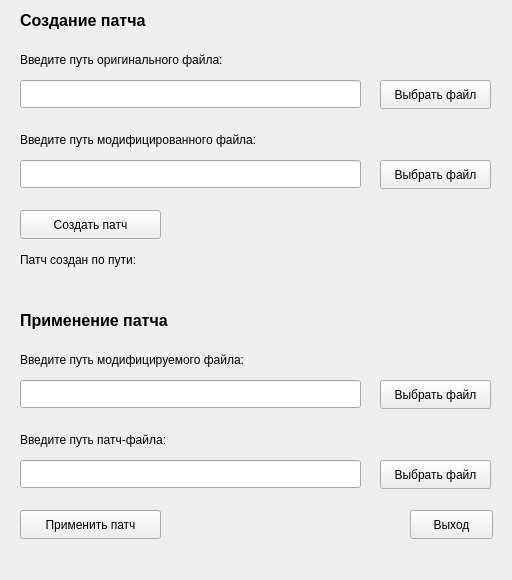
<?xml version="1.0" encoding="UTF-8"?>
<ui version="4.0">
 <class>MainWindow</class>
 <widget class="QMainWindow" name="MainWindow">
  <property name="geometry">
   <rect>
    <x>0</x>
    <y>0</y>
    <width>512</width>
    <height>580</height>
   </rect>
  </property>
  <property name="windowTitle">
   <string>File Patcher</string>
  </property>
  <property name="accessibleDescription">
   <string/>
  </property>
  <widget class="QWidget" name="centralwidget">
   <widget class="QPushButton" name="Ver1Btn">
    <property name="geometry">
     <rect>
      <x>380</x>
      <y>80</y>
      <width>111</width>
      <height>29</height>
     </rect>
    </property>
    <property name="text">
     <string>Выбрать файл</string>
    </property>
   </widget>
   <widget class="QLineEdit" name="Ver1Path">
    <property name="geometry">
     <rect>
      <x>20</x>
      <y>80</y>
      <width>341</width>
      <height>28</height>
     </rect>
    </property>
    <property name="text">
     <string/>
    </property>
    <property name="echoMode">
     <enum>QLineEdit::Normal</enum>
    </property>
   </widget>
   <widget class="QLabel" name="Ver1Label">
    <property name="geometry">
     <rect>
      <x>20</x>
      <y>50</y>
      <width>261</width>
      <height>20</height>
     </rect>
    </property>
    <property name="text">
     <string>Введите путь оригинального файла:</string>
    </property>
   </widget>
   <widget class="QLabel" name="Ver2Label">
    <property name="geometry">
     <rect>
      <x>20</x>
      <y>130</y>
      <width>301</width>
      <height>20</height>
     </rect>
    </property>
    <property name="text">
     <string>Введите путь модифицированного файла:</string>
    </property>
   </widget>
   <widget class="QLineEdit" name="Ver2Path">
    <property name="geometry">
     <rect>
      <x>20</x>
      <y>160</y>
      <width>341</width>
      <height>28</height>
     </rect>
    </property>
    <property name="text">
     <string/>
    </property>
    <property name="echoMode">
     <enum>QLineEdit::Normal</enum>
    </property>
   </widget>
   <widget class="QPushButton" name="Ver2Btn">
    <property name="geometry">
     <rect>
      <x>380</x>
      <y>160</y>
      <width>111</width>
      <height>29</height>
     </rect>
    </property>
    <property name="text">
     <string>Выбрать файл</string>
    </property>
   </widget>
   <widget class="QPushButton" name="CreatePatchBtn">
    <property name="geometry">
     <rect>
      <x>20</x>
      <y>210</y>
      <width>141</width>
      <height>29</height>
     </rect>
    </property>
    <property name="text">
     <string>Создать патч</string>
    </property>
   </widget>
   <widget class="QPushButton" name="ApplyPatchBtn">
    <property name="geometry">
     <rect>
      <x>20</x>
      <y>510</y>
      <width>141</width>
      <height>29</height>
     </rect>
    </property>
    <property name="text">
     <string>Применить патч</string>
    </property>
   </widget>
   <widget class="QLabel" name="PatchPathLabel">
    <property name="enabled">
     <bool>true</bool>
    </property>
    <property name="geometry">
     <rect>
      <x>20</x>
      <y>250</y>
      <width>151</width>
      <height>20</height>
     </rect>
    </property>
    <property name="text">
     <string>Патч создан по пути:</string>
    </property>
   </widget>
   <widget class="QLabel" name="PatchPathPath">
    <property name="geometry">
     <rect>
      <x>170</x>
      <y>250</y>
      <width>321</width>
      <height>20</height>
     </rect>
    </property>
    <property name="font">
     <font>
      <bold>true</bold>
      <underline>false</underline>
     </font>
    </property>
    <property name="text">
     <string/>
    </property>
   </widget>
   <widget class="QLineEdit" name="PatchingPath">
    <property name="geometry">
     <rect>
      <x>20</x>
      <y>380</y>
      <width>341</width>
      <height>28</height>
     </rect>
    </property>
    <property name="text">
     <string/>
    </property>
    <property name="echoMode">
     <enum>QLineEdit::Normal</enum>
    </property>
   </widget>
   <widget class="QPushButton" name="PatchingBtn">
    <property name="geometry">
     <rect>
      <x>380</x>
      <y>380</y>
      <width>111</width>
      <height>29</height>
     </rect>
    </property>
    <property name="text">
     <string>Выбрать файл</string>
    </property>
   </widget>
   <widget class="QLabel" name="PatchingLabel">
    <property name="geometry">
     <rect>
      <x>20</x>
      <y>350</y>
      <width>301</width>
      <height>20</height>
     </rect>
    </property>
    <property name="text">
     <string>Введите путь модифицируемого файла:</string>
    </property>
   </widget>
   <widget class="QLabel" name="PatchLabel">
    <property name="geometry">
     <rect>
      <x>20</x>
      <y>430</y>
      <width>301</width>
      <height>20</height>
     </rect>
    </property>
    <property name="text">
     <string>Введите путь патч-файла:</string>
    </property>
   </widget>
   <widget class="QLineEdit" name="PatchPath">
    <property name="geometry">
     <rect>
      <x>20</x>
      <y>460</y>
      <width>341</width>
      <height>28</height>
     </rect>
    </property>
    <property name="text">
     <string/>
    </property>
    <property name="echoMode">
     <enum>QLineEdit::Normal</enum>
    </property>
   </widget>
   <widget class="QPushButton" name="PatchBtn">
    <property name="geometry">
     <rect>
      <x>380</x>
      <y>460</y>
      <width>111</width>
      <height>29</height>
     </rect>
    </property>
    <property name="text">
     <string>Выбрать файл</string>
    </property>
   </widget>
   <widget class="QLabel" name="CreatePatchLabel">
    <property name="geometry">
     <rect>
      <x>20</x>
      <y>10</y>
      <width>161</width>
      <height>20</height>
     </rect>
    </property>
    <property name="font">
     <font>
      <pointsize>12</pointsize>
      <bold>true</bold>
     </font>
    </property>
    <property name="text">
     <string>Создание патча</string>
    </property>
   </widget>
   <widget class="QLabel" name="ApplyPatchLabel">
    <property name="geometry">
     <rect>
      <x>20</x>
      <y>310</y>
      <width>191</width>
      <height>20</height>
     </rect>
    </property>
    <property name="font">
     <font>
      <pointsize>12</pointsize>
      <bold>true</bold>
     </font>
    </property>
    <property name="text">
     <string>Применение патча</string>
    </property>
   </widget>
   <widget class="QPushButton" name="ExitBtn">
    <property name="geometry">
     <rect>
      <x>410</x>
      <y>510</y>
      <width>83</width>
      <height>29</height>
     </rect>
    </property>
    <property name="text">
     <string>Выход</string>
    </property>
   </widget>
   <zorder>Ver1Btn</zorder>
   <zorder>Ver1Path</zorder>
   <zorder>Ver1Label</zorder>
   <zorder>Ver2Label</zorder>
   <zorder>Ver2Path</zorder>
   <zorder>Ver2Btn</zorder>
   <zorder>ApplyPatchBtn</zorder>
   <zorder>CreatePatchBtn</zorder>
   <zorder>PatchPathLabel</zorder>
   <zorder>PatchPathPath</zorder>
   <zorder>PatchingPath</zorder>
   <zorder>PatchingBtn</zorder>
   <zorder>PatchingLabel</zorder>
   <zorder>PatchLabel</zorder>
   <zorder>PatchPath</zorder>
   <zorder>PatchBtn</zorder>
   <zorder>CreatePatchLabel</zorder>
   <zorder>ApplyPatchLabel</zorder>
   <zorder>ExitBtn</zorder>
  </widget>
  <widget class="QMenuBar" name="menubar">
   <property name="geometry">
    <rect>
     <x>0</x>
     <y>0</y>
     <width>512</width>
     <height>25</height>
    </rect>
   </property>
  </widget>
 </widget>
 <resources/>
 <connections/>
</ui>
